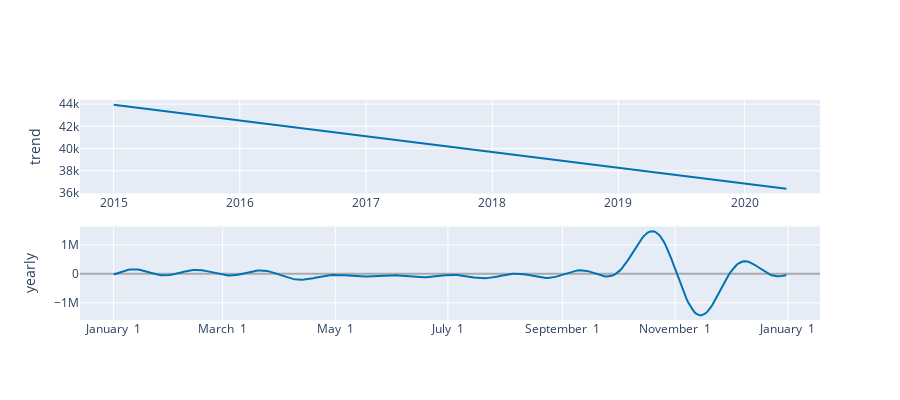

The cell this chart's notebook holds for it:
### Code cell
plot_components_plotly(model, forecast)
